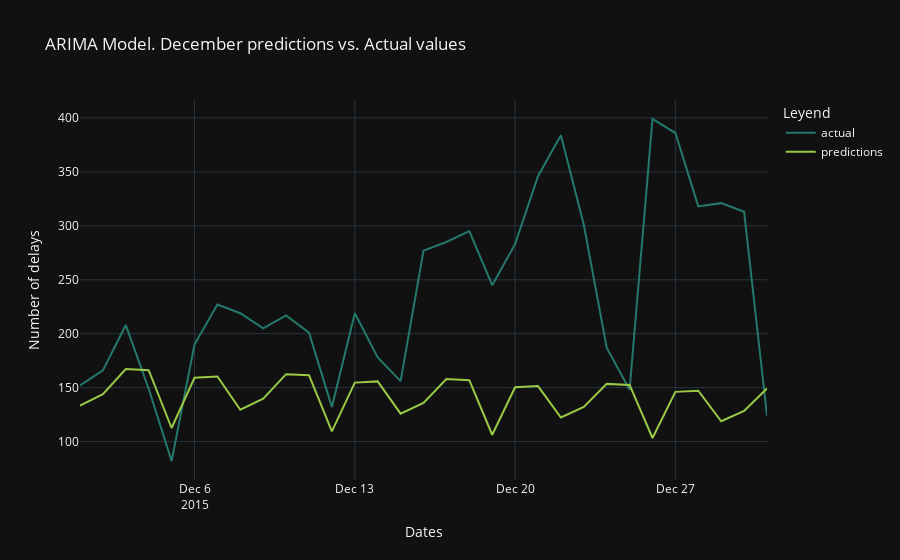

Write notebook code for a chart like this one.
### Code cell
# Predictions
test['predictions'] = np.exp(auto_model_log_cv["yhat"]).values

# Prediction vs Actual values representation
fig = go.Figure()

fig.add_trace(go.Scatter(x=test['ds'], y=test['y'], name = "actual", line_color = px.colors.qualitative.Vivid[5]))
fig.add_trace(go.Scatter(x=test['ds'], y=test['predictions'], name = "predictions",line_color = px.colors.qualitative.Vivid[3]))

fig.update_layout(
    title="ARIMA Model. December predictions vs. Actual values",
    xaxis_title="Dates",
    yaxis_title="Number of delays",
    legend_title="Leyend",
    template="plotly_dark",
    #color_discrete_sequence=px.colors.qualitative.Vivid,
    hovermode="x unified",    
)

fig.show()

### Figure 1 — Plotly figure (JSON) as saved in the notebook; plotly's stock layout.template omitted (floating-point values rounded to 4 significant figures)
{"data": [{"line": {"color": "rgb(36, 121, 108)"}, "name": "actual", "type": "scatter", "x": ["2015-12-01T00:00:00", "2015-12-02T00:00:00", "2015-12-03T00:00:00", "2015-12-04T00:00:00", "2015-12-05T00:00:00", "2015-12-06T00:00:00", "2015-12-07T00:00:00", "2015-12-08T00:00:00", "2015-12-09T00:00:00", "2015-12-10T00:00:00", "2015-12-11T00:00:00", "2015-12-12T00:00:00", "2015-12-13T00:00:00", "2015-12-14T00:00:00", "2015-12-15T00:00:00", "2015-12-16T00:00:00", "2015-12-17T00:00:00", "2015-12-18T00:00:00", "2015-12-19T00:00:00", "2015-12-20T00:00:00", "2015-12-21T00:00:00", "2015-12-22T00:00:00", "2015-12-23T00:00:00", "2015-12-24T00:00:00", "2015-12-25T00:00:00", "2015-12-26T00:00:00", "2015-12-27T00:00:00", "2015-12-28T00:00:00", "2015-12-29T00:00:00", "2015-12-30T00:00:00", "2015-12-31T00:00:00"], "y": [152, 166, 208, 149, 82, 190, 227, 219, 205, 217, 201, 132, 219, 178, 156, 277, 285, 295, 245, 283, 346, 384, 301, 187, 148, 399, 386, 318, 321, 313, 124]}, {"line": {"color": "rgb(153, 201, 69)"}, "name": "predictions", "type": "scatter", "x": ["2015-12-01T00:00:00", "2015-12-02T00:00:00", "2015-12-03T00:00:00", "2015-12-04T00:00:00", "2015-12-05T00:00:00", "2015-12-06T00:00:00", "2015-12-07T00:00:00", "2015-12-08T00:00:00", "2015-12-09T00:00:00", "2015-12-10T00:00:00", "2015-12-11T00:00:00", "2015-12-12T00:00:00", "2015-12-13T00:00:00", "2015-12-14T00:00:00", "2015-12-15T00:00:00", "2015-12-16T00:00:00", "2015-12-17T00:00:00", "2015-12-18T00:00:00", "2015-12-19T00:00:00", "2015-12-20T00:00:00", "2015-12-21T00:00:00", "2015-12-22T00:00:00", "2015-12-23T00:00:00", "2015-12-24T00:00:00", "2015-12-25T00:00:00", "2015-12-26T00:00:00", "2015-12-27T00:00:00", "2015-12-28T00:00:00", "2015-12-29T00:00:00", "2015-12-30T00:00:00", "2015-12-31T00:00:00"], "y": [133.2, 143.9, 167.2, 166.2, 112.6, 159.2, 160.3, 129.5, 139.8, 162.5, 161.5, 109.4, 154.7, 155.8, 125.8, 135.9, 157.9, 156.9, 106.3, 150.3, 151.4, 122.3, 132.0, 153.5, 152.5, 103.3, 146.1, 147.1, 118.9, 128.3, 149.2]}], "layout": {"hovermode": "x unified", "legend": {"title": {"text": "Leyend"}}, "title": {"text": "ARIMA Model. December predictions vs. Actual values"}, "xaxis": {"title": {"text": "Dates"}}, "yaxis": {"title": {"text": "Number of delays"}}}}
